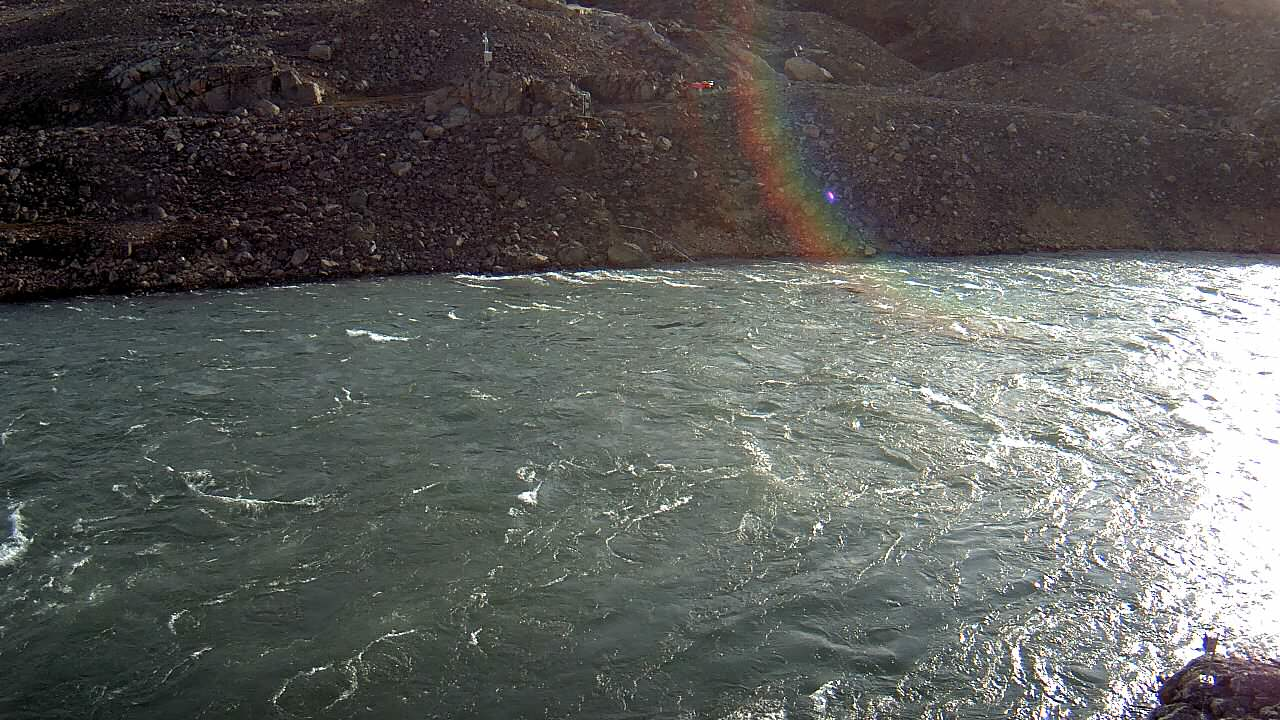
#> input picture Seth_Examples/Inglefield_Data/INGLEFIELD_CAM/2019/INGLEFIELD_CAM_StarDot1_20190714_000000.jpg, 1280 x 720 px, given in place of INGLEFIELD_CAM_StarDot1_20190712_030000.jpg, which was not available
$ python canny_edge_example.py
#> lines starting #> are read from the running program, lines starting #| are printed output that depends on the picture; after the words box and inside, x2 and y2 are one past the last pixel; in counts of white or black regions, pixels touching at a corner belong together; pictures that were not available may be replaced by others from this repository, and a replacement may not be noted
"""
Example script for Canny Edge detection on a selection of images, including
production of Figure 4

@author: Seth Goldstein
"""

import numpy as np
import matplotlib.pyplot as plt
from scipy import ndimage as ndi
from skimage import feature
from skimage.io import imread


# Define image filepaths
inglecam_img1 = 'cam_data/images/2019/INGLEFIELD_CAM_StarDot1_20190712_030000.jpg'
inglecam_img2 = 'cam_data/images/2019/INGLEFIELD_CAM_StarDot1_20190810_210000.jpg'
inglecam_img3 = 'cam_data/images/2019/INGLEFIELD_CAM_StarDot1_20190904_000000.jpg'

# Prime plot
fig1, ax1 = plt.subplots(nrows=3, ncols=3, constrained_layout=True)

a=0
for i in [inglecam_img1, inglecam_img2, inglecam_img3]:

    # Retrieve image
    im = imread(i, as_gray= True)
#> im: shape (720, 1280) float64; min 0, max 1, mean 0.364
    im = ndi.gaussian_filter(im, 3)
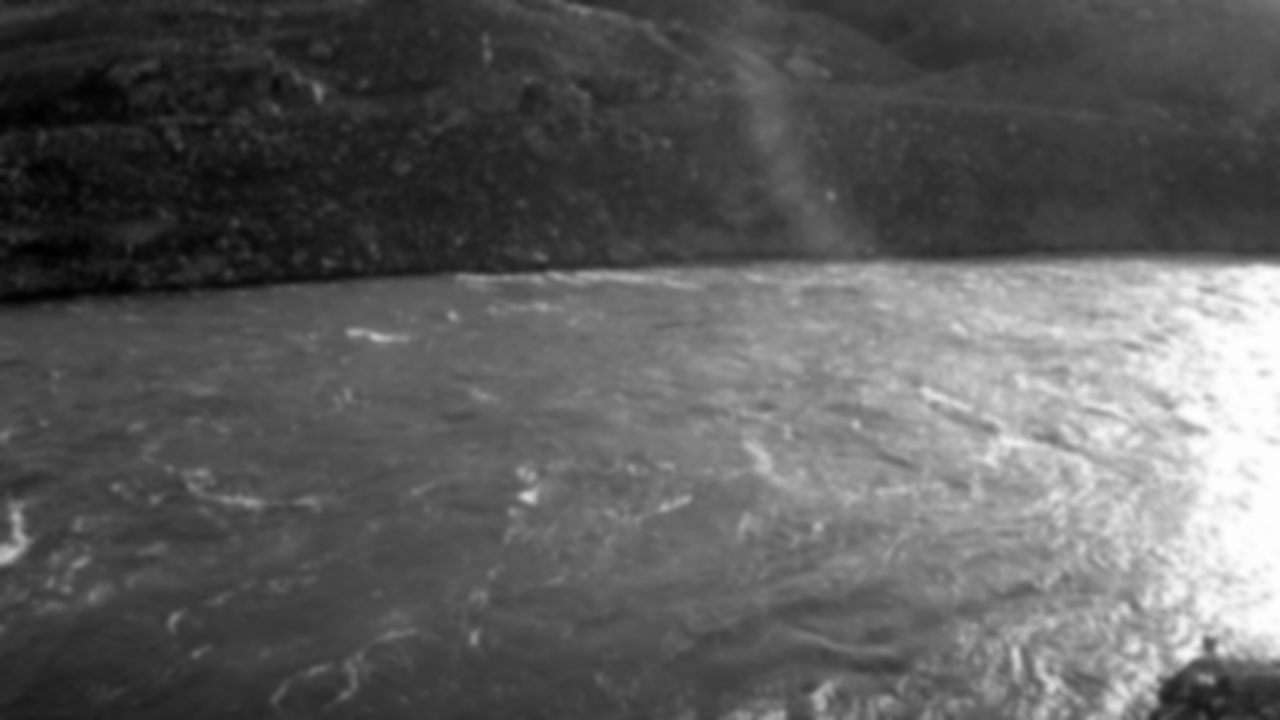
#> im: shape (720, 1280) float64; min 0.00456, max 0.997, mean 0.364

    # Compute the Canny filter for two values of sigma
    edge1 = feature.canny(im)
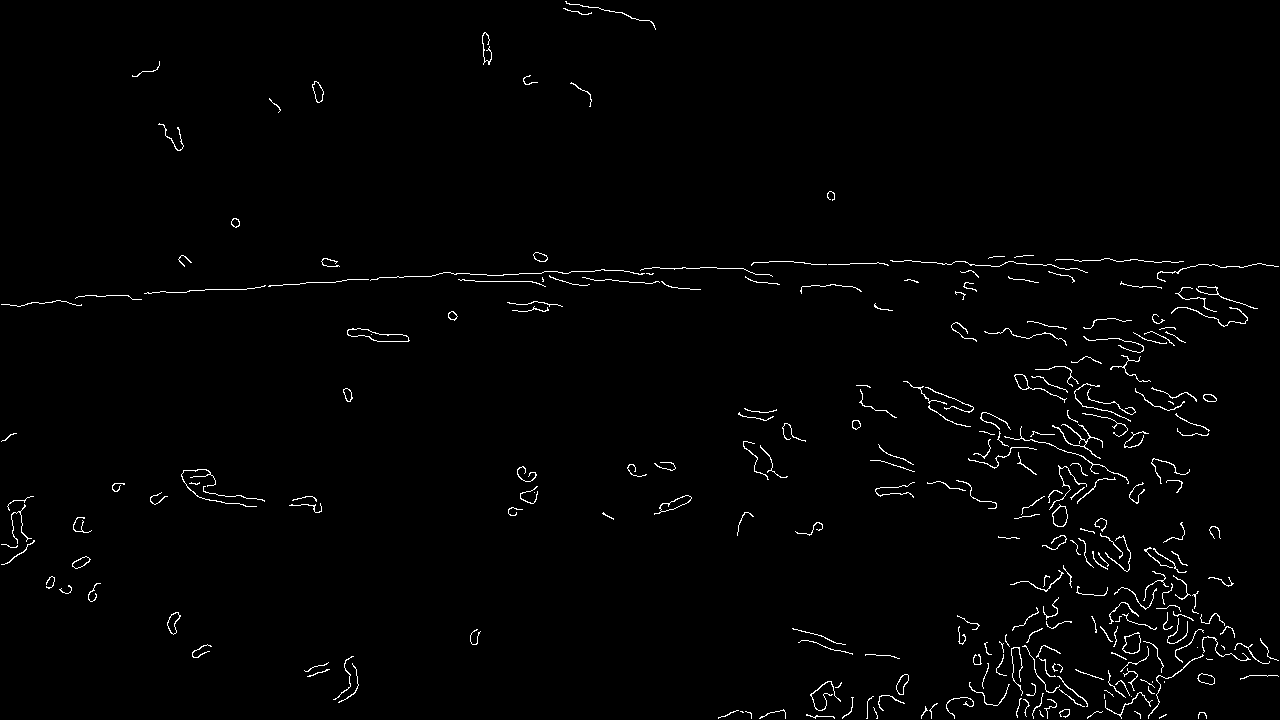
#> edge1: shape (720, 1280) bool; 1.4% white in thin lines or dots
    edge2 = feature.canny(im, sigma=3)
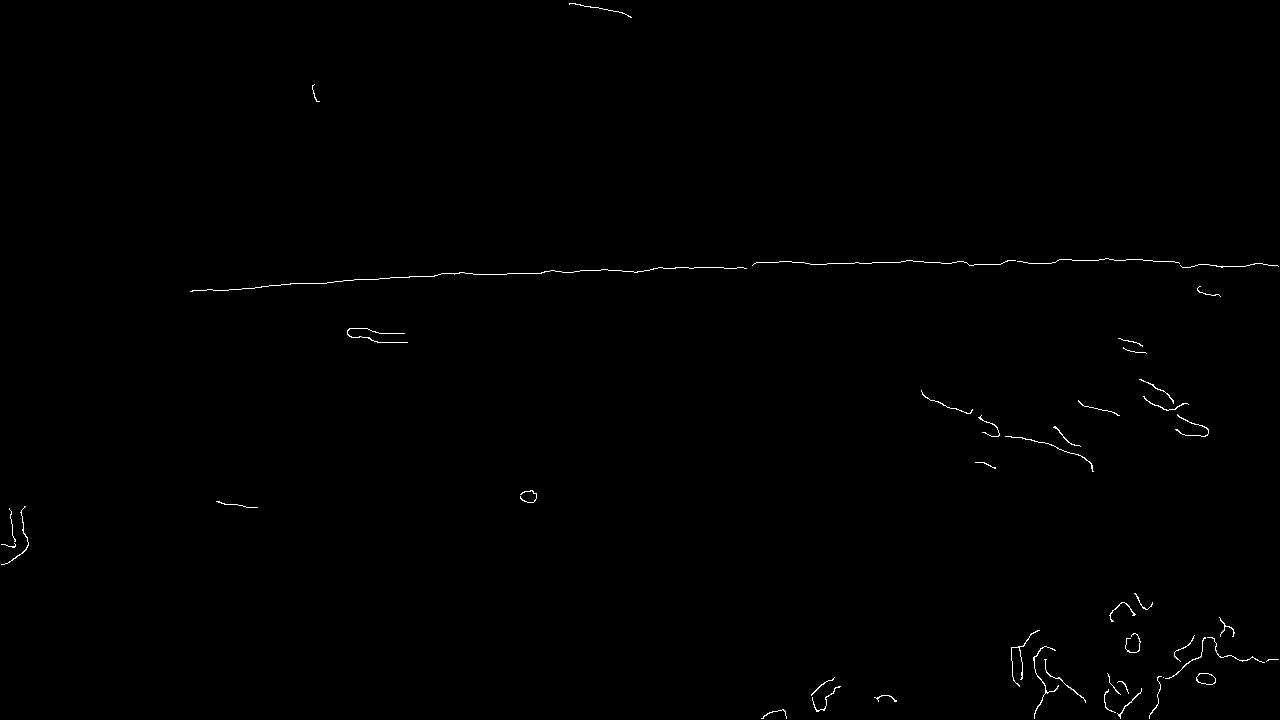
#> edge2: shape (720, 1280) bool; 0.37% white in thin lines or dots

    # Compute row with most edges
    rows1, cols1 = edge2.shape
#> rows1 = 720; cols1 = 1280
    rowsum = np.sum(edge2.astype(int), axis = 1)
#> rowsum = 720 values, max 109 at index 262, min 0 at index 0, mean 4.8
    edges2line = [rowsum.argmax()]*cols1
#> edges2line = 1280 values from 262 to 262

    # Plot
    ax1[a,0].imshow(im, cmap='gray')
    ax1[a,1].plot(rowsum, np.arange(rows1))
    ax1[a,2].plot(edges2line, color = "red", linewidth=1)
    ax1[a,2].imshow(edge1, cmap='gray')

    # Set label
    name = i.split('_')[-2]
    date = name[4:6] + '/' + name[-2:] + '/' + name[0:4]
    ax1[a,0].set_ylabel(date, fontsize=10)

    a+=1

    for row in range(3):
        ax1[row,1].invert_yaxis()

    ## Make sure all axes have same size/shape
    for row in range(3):
        for col in range(3):
            ax1[row,col].set_box_aspect(im.shape[0]/im.shape[1])
#> pass 2 of the loop `for i in [inglecam_img1, inglecam_img2, inglecam_img3]:`:
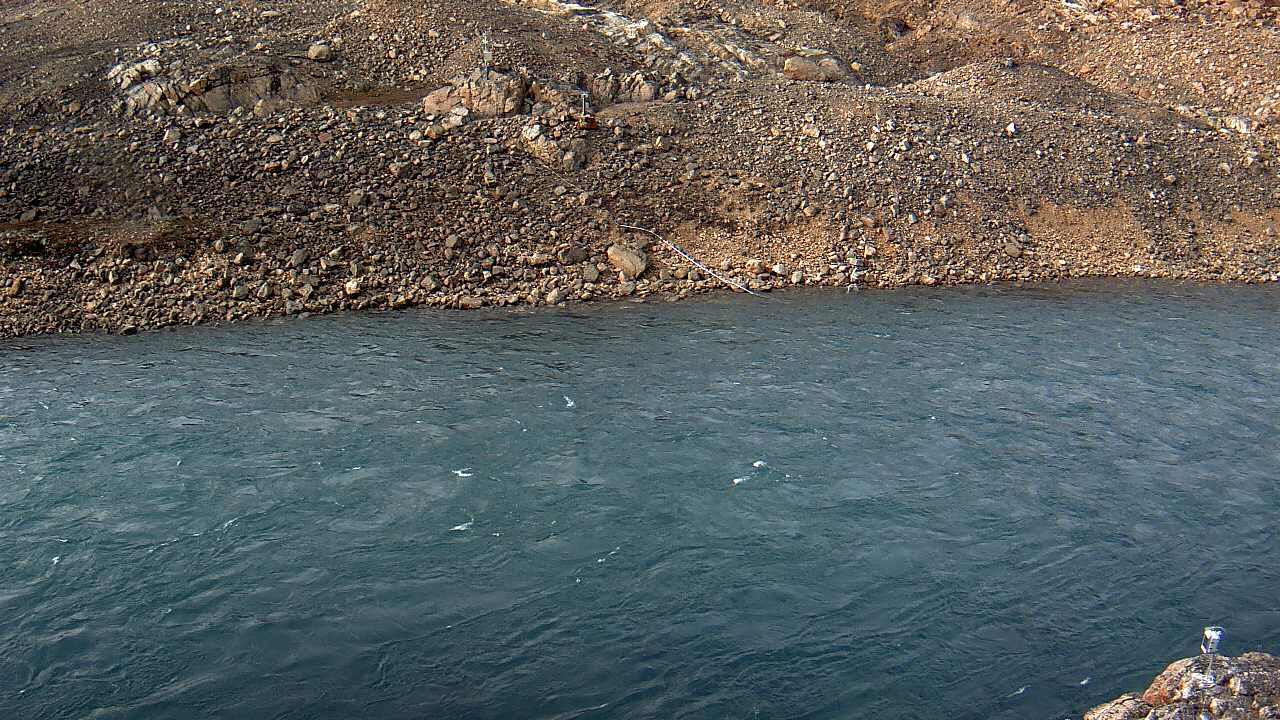
#> input picture Seth_Examples/Inglefield_Data/INGLEFIELD_CAM/2019/INGLEFIELD_CAM_StarDot1_20190718_150000.jpg, 1280 x 720 px, given in place of INGLEFIELD_CAM_StarDot1_20190810_210000.jpg, which was not available
#> `edge1 = feature.canny(im)`:
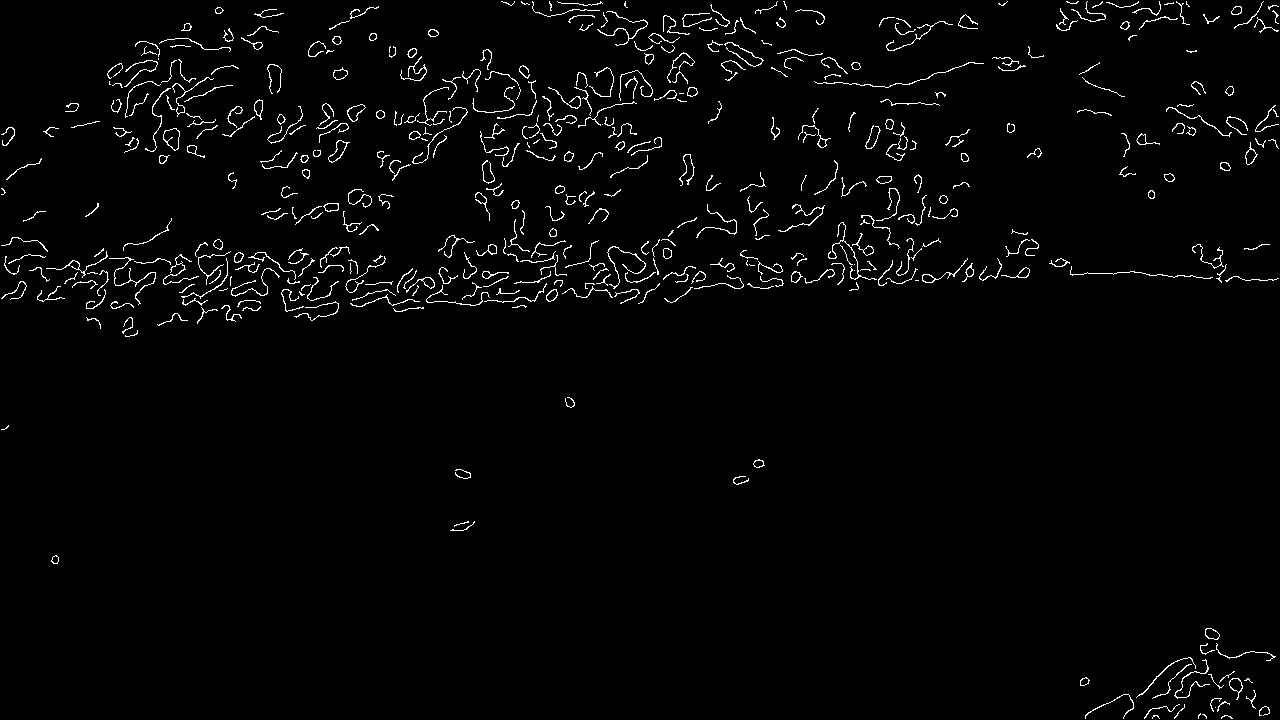
#> edge1: shape (720, 1280) bool; 2.2% white in thin lines or dots
#> `edge2 = feature.canny(im, sigma=3)`:
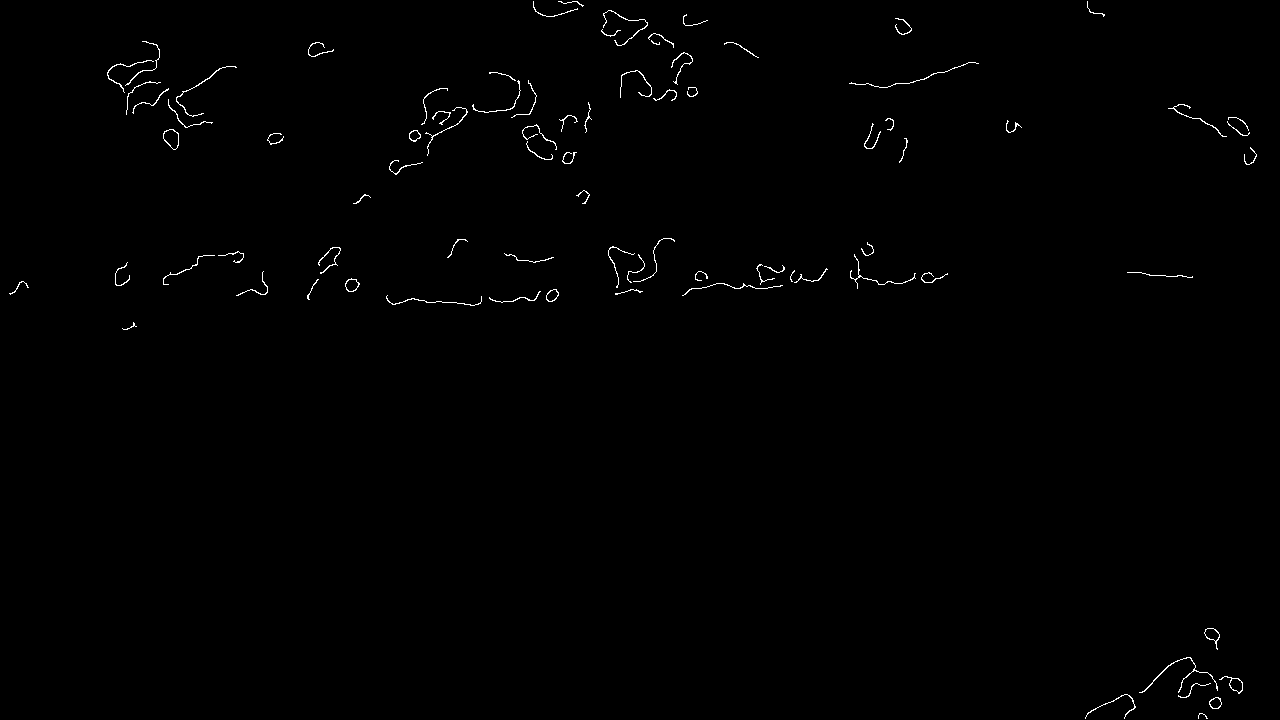
#> edge2: shape (720, 1280) bool; 0.54% white in thin lines or dots
#> rowsum = 720 values, max 58 at index 279, min 0 at index 0, mean 6.93
#> edges2line = 1280 values from 279 to 279
#> pass 3 of the loop `for i in [inglecam_img1, inglecam_img2, inglecam_img3]:`:
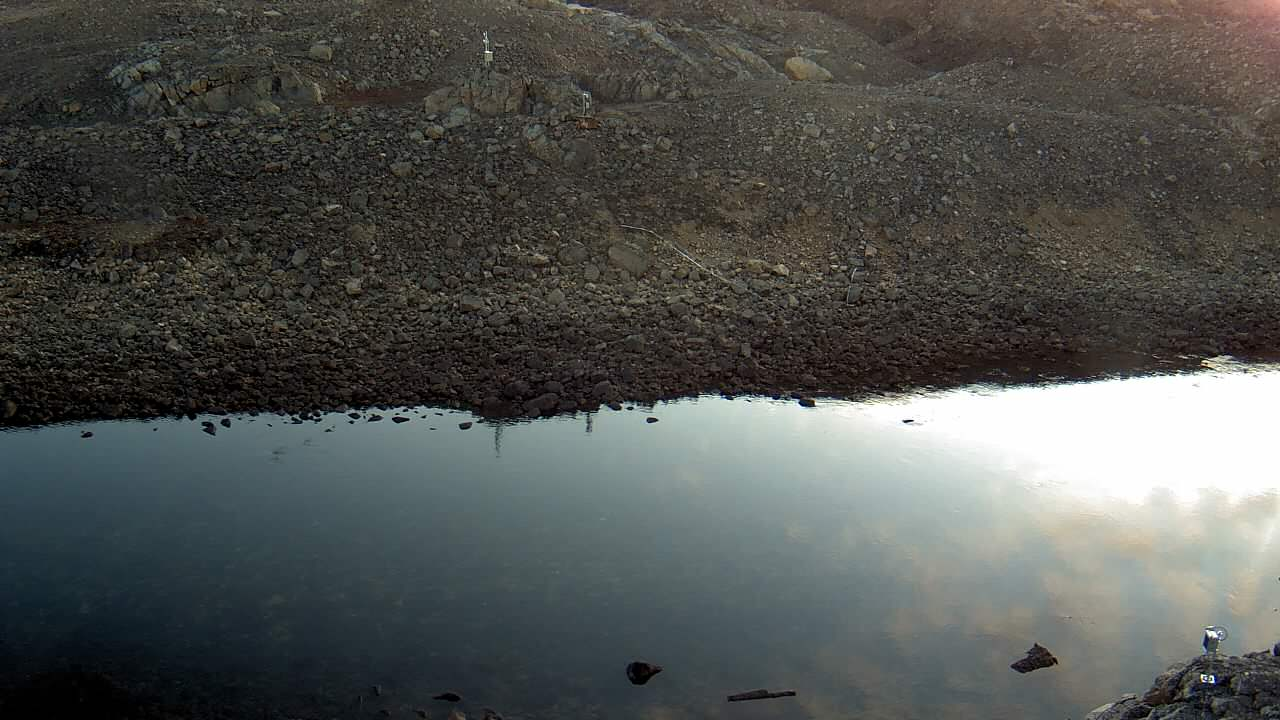
#> input picture Seth_Examples/Inglefield_Data/INGLEFIELD_CAM/2019/INGLEFIELD_CAM_StarDot1_20190904_000000.jpg, 1280 x 720 px, found by its file name
#> `edge1 = feature.canny(im)`:
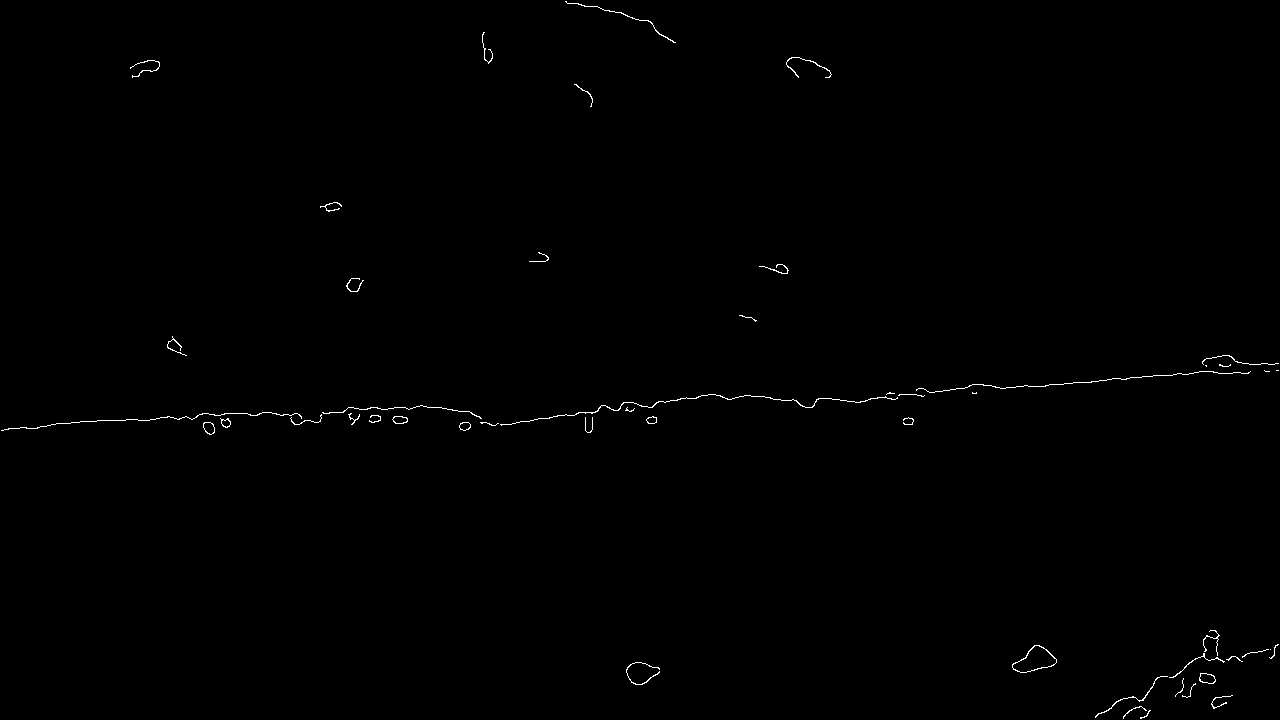
#> edge1: shape (720, 1280) bool; 0.36% white in thin lines or dots
#> `edge2 = feature.canny(im, sigma=3)`:
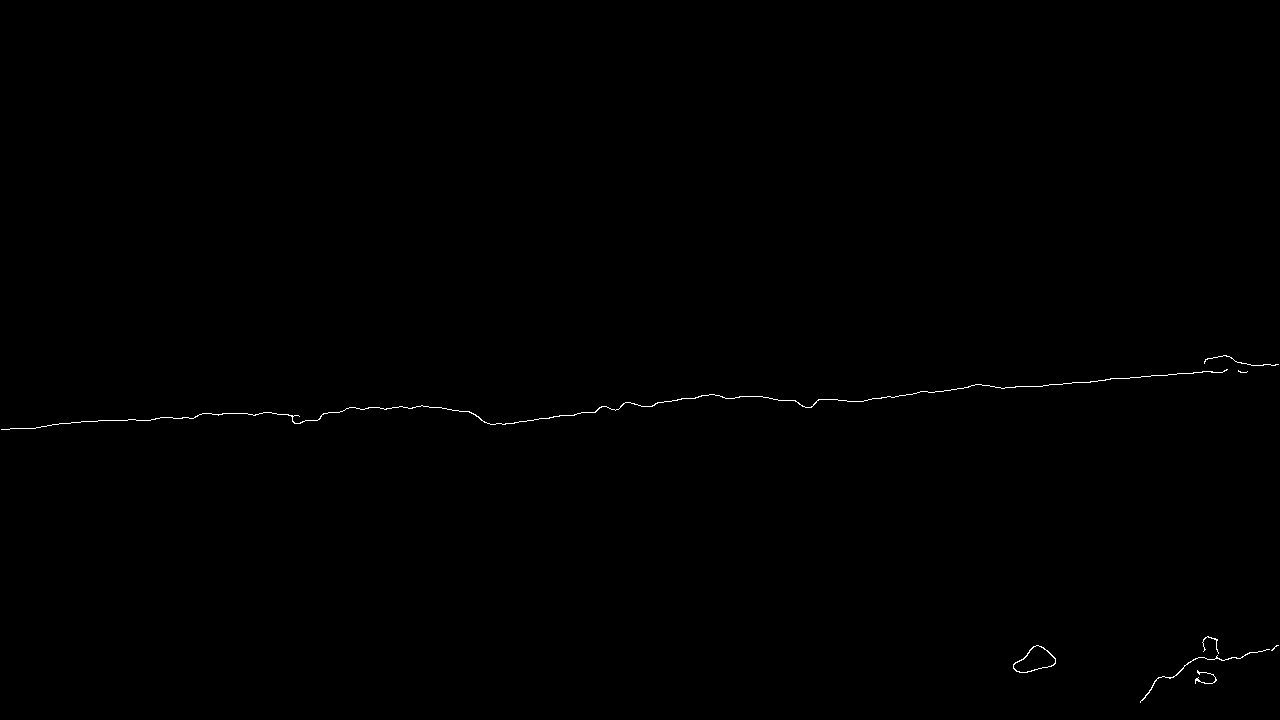
#> edge2: shape (720, 1280) bool; 0.2% white in thin lines or dots, all inside (x1, y1, x2, y2) = (1, 355, 1279, 703)
#> rowsum = 720 values, max 68 at index 420, min 0 at index 0, mean 2.58
#> edges2line = 1280 values from 420 to 420
        # plt.tight_layout()

# Save and show plot
fig1.tight_layout()
fig1.savefig('figures/figure4.png', dpi=600)
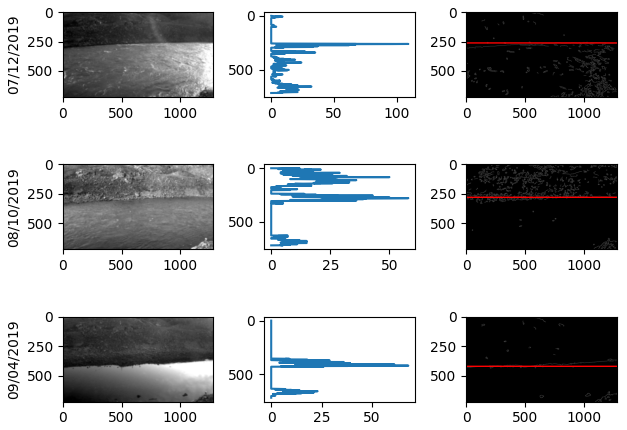
#> figure drawn by matplotlib, 9 panels
plt.show()

print('Finished')
